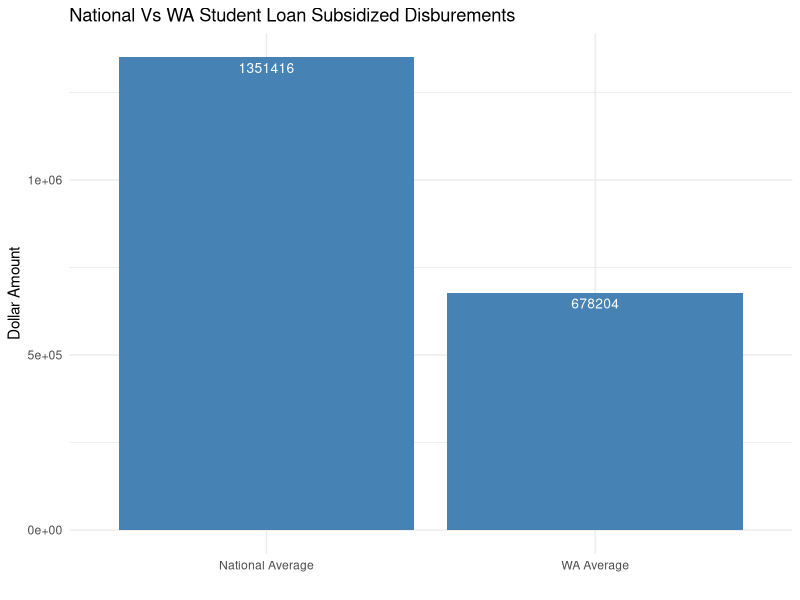
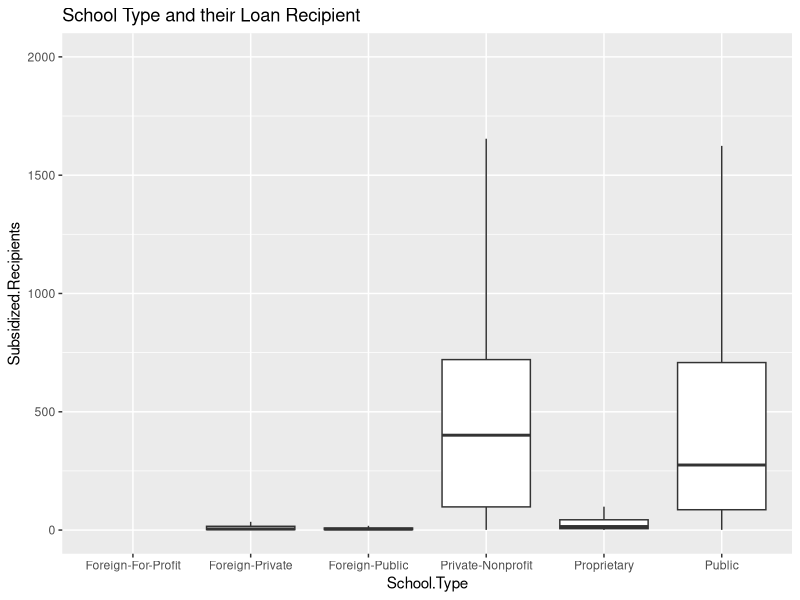

Recreate these plots in R, in order.
library(ggplot2)
library(dplyr)
database <- read.csv("data/dashboard_data.csv")
national_ave <- mean(database$Subsidized.Dollars.of.Disbursements, na.rm = T) %>%
  round()

wa_ave <- database %>%
  filter(State == "WA") %>%
  summarise(state_average = mean(Subsidized.Dollars.of.Disbursements, na.rm = T)) %>%
  pull(state_average) %>%
  round()

df <- data.frame(
  name = c("National Average", "WA Average"),
  loan = c(national_ave, wa_ave)
)

p <- ggplot(data = df, aes(x = name, y = loan)) +
  geom_bar(stat = "identity", fill = "steelblue") +
  geom_text(aes(label = loan),
    vjust = 1.6,
    color = "white", size = 3.5
  ) +
  theme_minimal() +
  labs(
    y = "Dollar Amount", x = "",
    title = "National Vs WA Student Loan Subsidized Disburements"
  )

plot_chart <- ggplot(database, aes(x = School.Type, y = Subsidized.Recipients)) +
  geom_boxplot(outlier.shape = NA) +
  ylim(c(0, 2000)) +
  labs(title = "School Type and their Loan Recipient")
